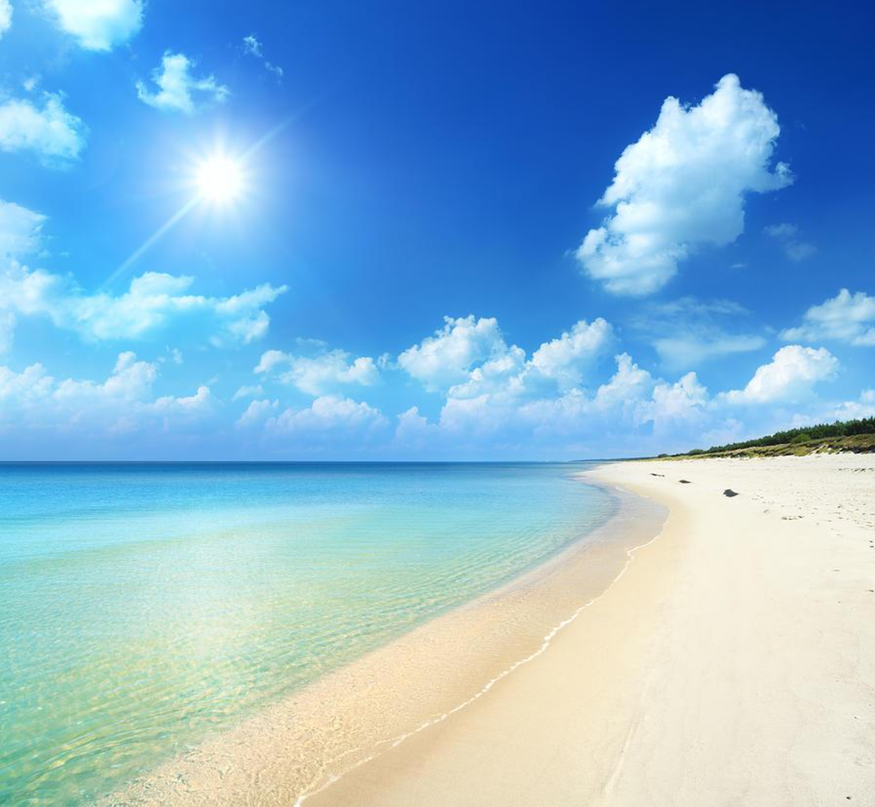
#> input picture Experiment 8/beach.png, 875 x 807 px, shrunk from 1248 x 1151 before the run, found by its file name
$ python HE.py
#> lines starting #> are read from the running program, lines starting #| are printed output that depends on the picture
import cv2
import numpy as np
import matplotlib.pyplot as plt
from skimage.exposure import match_histograms

# Load image
path = r"E:\DSIP\VS Py\Experiment 8\beach.png"
image = cv2.imread(path)
#> image is the input picture: shape (807, 875, 3); mean B, G, R 212.3, 182.6, 137.9
gray = cv2.cvtColor(image, cv2.COLOR_BGR2GRAY)
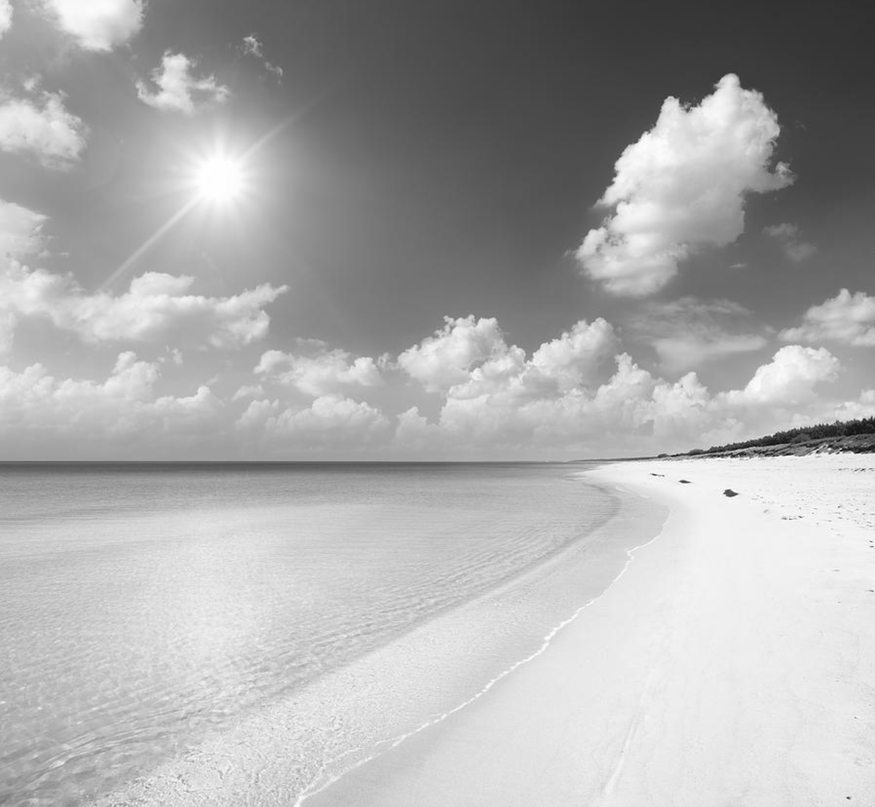
#> gray: shape (807, 875); min 6, max 255, mean 172.6

def histogram(image):
    return cv2.calcHist([image], [0], None, [256], [0, 256])

intensity = np.arange(256)

# Original image and histogram
hist = histogram(gray)
#> hist = 256 values, max 9562 at index 232, min 0 at index 0, mean 2758.3

plt.subplot(1, 2, 1)
plt.imshow(gray, cmap="gray")
plt.title("Original Image")
plt.axis("off")

plt.subplot(1, 2, 2)
plt.bar(intensity, hist.ravel())
plt.title("Original Histogram")
plt.xlabel("Intensity")
plt.ylabel("Frequency")
plt.xlim([0, 255])
plt.show()
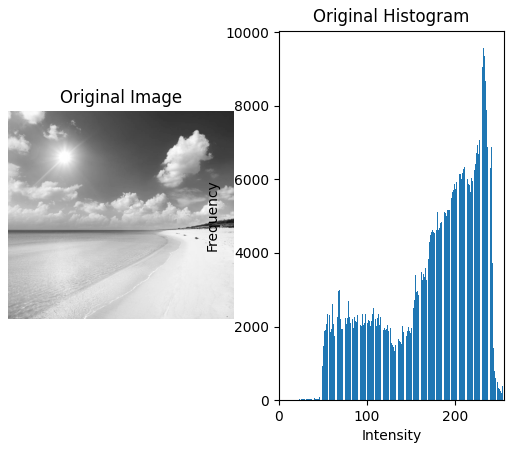
#> figure drawn by matplotlib, 2 panels; panel 2: tallest bar 9562 high, from x = 231.6 to 232.4


# Normalization
normalized = cv2.normalize(gray, None, 0, 255, cv2.NORM_MINMAX)
normalized_hist = histogram(normalized)
#> normalized_hist = 256 values, max 9562 at index 231, min 0 at index 1, mean 2758.3

plt.subplot(1, 2, 1)
plt.imshow(normalized, cmap="gray")
plt.title("Normalized Image")
plt.axis("off")

plt.subplot(1, 2, 2)
plt.bar(intensity, normalized_hist.ravel())
plt.title("Normalized Histogram")
plt.xlabel("Intensity")
plt.ylabel("Frequency")
plt.xlim([0, 255])
plt.show()
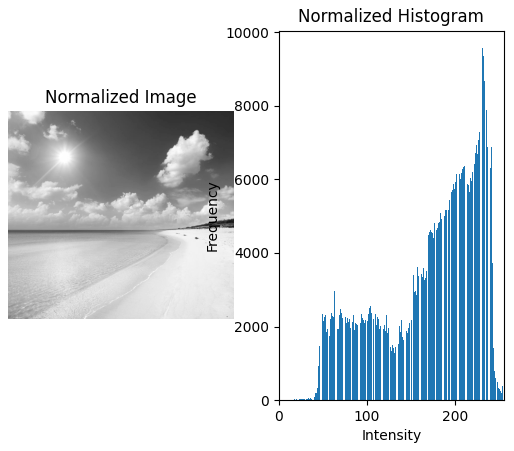
#> figure drawn by matplotlib, 2 panels; panel 2: tallest bar 9562 high, from x = 230.6 to 231.4


# Histogram equalization
equalized = cv2.equalizeHist(gray)
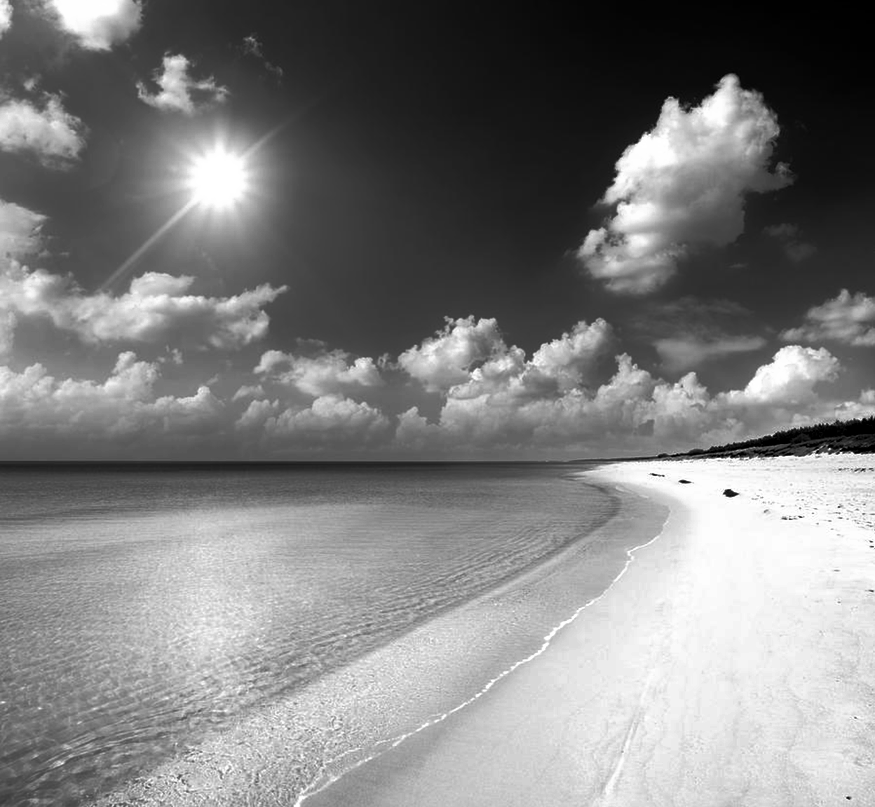
#> equalized: shape (807, 875); min 0, max 255, mean 128.3
equalized_hist = histogram(equalized)
#> equalized_hist = 256 values, max 9562 at index 228, min 0 at index 79, mean 2758.3

plt.subplot(1, 2, 1)
plt.imshow(equalized, cmap="gray")
plt.title("Equalized Image")
plt.axis("off")

plt.subplot(1, 2, 2)
plt.bar(intensity, equalized_hist.ravel())
plt.title("Equalized Histogram")
plt.xlabel("Intensity")
plt.ylabel("Frequency")
plt.xlim([0, 255])
plt.show()
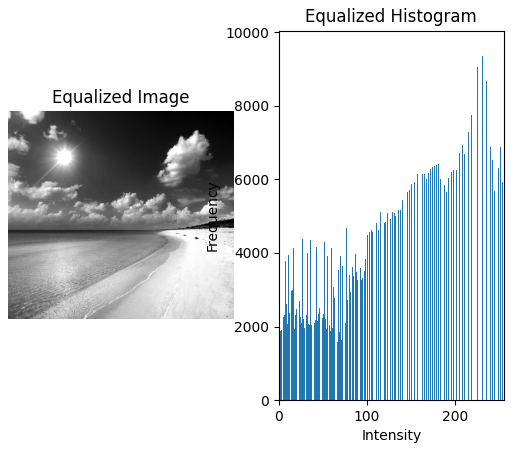
#> figure drawn by matplotlib, 2 panels; panel 2: tallest bar 9562 high, from x = 227.6 to 228.4


# Histogram matching
source = gray
reference = gray

matched_image = match_histograms(source, reference)
matched_image = np.uint8(matched_image)

source_hist = histogram(source)
#> source_hist has the same summary as hist
reference_hist = histogram(reference)
#> reference_hist has the same summary as hist
matched_hist = histogram(matched_image)
#> matched_hist has the same summary as hist

# Display images
plt.subplot(2, 3, 1)
plt.imshow(source, cmap="gray")
plt.title("Source Image")
plt.axis("off")

plt.subplot(2, 3, 2)
plt.imshow(reference, cmap="gray")
plt.title("Reference Image")
plt.axis("off")

plt.subplot(2, 3, 3)
plt.imshow(matched_image, cmap="gray")
plt.title("Matched Image")
plt.axis("off")

# Display histograms
plt.subplot(2, 3, 4)
plt.bar(intensity, source_hist.ravel())
plt.title("Source Histogram")

plt.subplot(2, 3, 5)
plt.bar(intensity, reference_hist.ravel())
plt.title("Reference Histogram")

plt.subplot(2, 3, 6)
plt.bar(intensity, matched_hist.ravel())
plt.title("Matched Histogram")

plt.tight_layout()
plt.show()
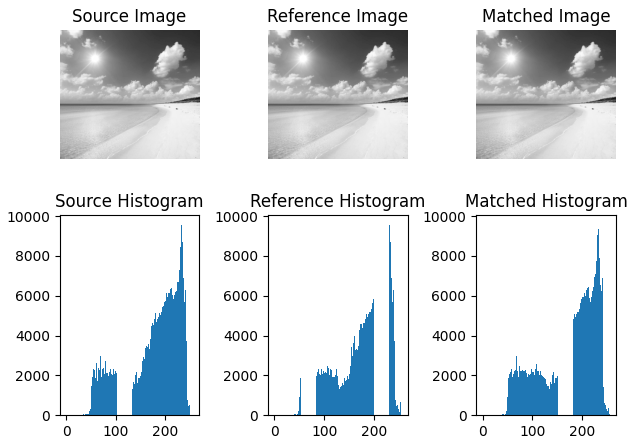
#> figure drawn by matplotlib, 6 panels; panel 4: tallest bar 9562 high, from x = 231.6 to 232.4; panel 5: tallest bar 9562 high, from x = 231.6 to 232.4; panel 6: tallest bar 9562 high, from x = 231.6 to 232.4
